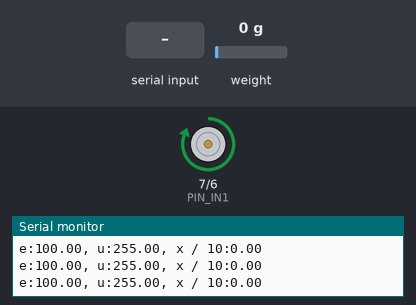
Bench run of a sketch on a simulated Arduino Uno, built with avr-gcc and run on an emulated ATmega328P. On the bench: motor-driver pin pairs drawn as motors (green arrow = first pin HIGH = forward, orange = second pin HIGH = backward, longer = more drive, scaled by the enable pin), the last lines printed to the serial monitor. Inputs (shaded band) come from the test bench; at power-on: weight on the scale 0 g.

Above: at 8.2 s.
8.3 s: weight on the scale set to 1985 g
9.8 s: weight on the scale set to 2035 g
11.3 s: "90,45\n" received over Serial
At 12.5 s:
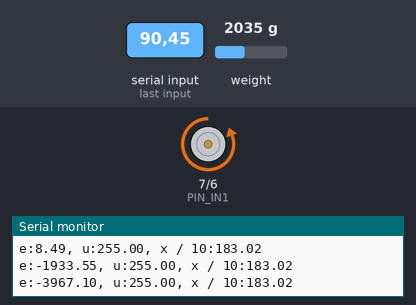
At 13.9 s:
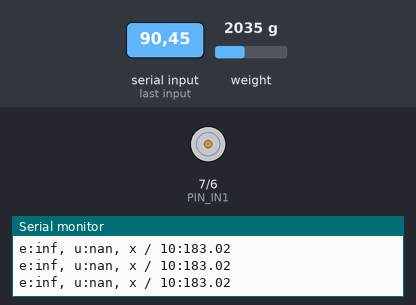
Timing chart, 0 to 15.4 s (numbered marks = the images above; inputs shaded):
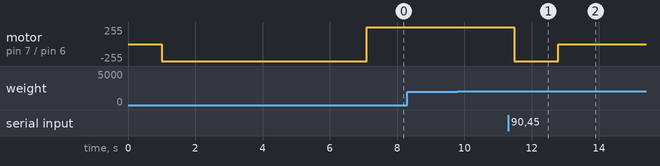

The sketch:

TensoLoadDrive.ino
```cpp
#include <HX711.h>

// Using HX711 for load cell reading
#define DT  3
#define SCK 2

// Using L298N motor driver
#define PIN_IN1 7
#define PIN_IN2 6
#define PIN_ENA 9   // Motor PWM control pin

HX711 scale;

float loadTask_gram = 2000;
float loadForce_gram = 0;

const int dead_zone = 1;

const float p_coef = 20;
const float i_coef = 1.1;
const float d_coef = 0.5;
float error = 0;
float prev_error = 0;
float g_integr = 0;
float control_output = 0;

unsigned long timestamp = 0;
unsigned long control_system_dt = 13; // 12,5 ms means 80 Hz

void setup()
{
    // Serial for monitoring
    Serial.begin(115200);

    // Initialize HX711
    scale.begin(DT, SCK);
    scale.set_scale();
    scale.tare();

    pinMode(PIN_IN1, OUTPUT);
    pinMode(PIN_IN2, OUTPUT);

    // Send motor to upper limit
    digitalWrite(PIN_IN1, LOW);
    digitalWrite(PIN_IN2, HIGH);
    analogWrite(PIN_ENA, 1000);
    delay(5000);

    // Set zero on load cell when shaft does not touch it
    scale.set_scale();
    scale.tare();
}

// Average filter of HX711 results
// Max hardware frequency is 80 Hz
#define FILTER_SIZE 1

float read_weight_from_adc()
{
    float units = 0;
    for (int i = 0; i < FILTER_SIZE; i++)
    {
        units += scale.get_units();
    }
    units = units / FILTER_SIZE;
    return units;
}

void loop()
{
    if (millis() - timestamp > control_system_dt)
    {
        doCalculations();

        Serial.print("e:");
        Serial.print(error);
        Serial.print(", u:");
        Serial.print(control_output);
        Serial.print(", x / 10:");
        Serial.println(loadForce_gram / 10);
    }

    if (Serial.available())
    {
        loadTask_gram = Serial.parseFloat();
    }
}

void doCalculations()
{
    // Units to grams with a calbration result divider
    loadForce_gram = read_weight_from_adc() / 467;

    // Error in %
    error = (loadTask_gram - loadForce_gram) * 100 / loadTask_gram;

    // Integral with saturation
    g_integr += error;
    if (g_integr > 80)
    {
        g_integr = 80;
    }
    else if (g_integr < -80)
    {
        g_integr = -80;
    }

    control_output = p_coef * error
                     + d_coef * (error - prev_error) / control_system_dt
                     + i_coef * g_integr;

    // Dead zone and control sign (direction) processing
    if (control_output < -1 * dead_zone)
    {
      digitalWrite(PIN_IN1, LOW);
      digitalWrite(PIN_IN2, HIGH);
      control_output = -1 * control_output;
    }
    else if (control_output > dead_zone)
    {
      digitalWrite(PIN_IN1, HIGH);
      digitalWrite(PIN_IN2, LOW);
    }

    if (control_output > 255)
      control_output = 255;

    if (error < 1 && error > -1)
        control_output = 0;

    analogWrite(PIN_ENA, control_output);

    prev_error = error;
}
```

Measured:
- after the input at 11.3 s, motor on pin 7 (PIN_IN1) / pin 6 (PIN_IN2): forward 255/255 → backward 255/255 after 0.18 s, → stopped 1.3 s later
